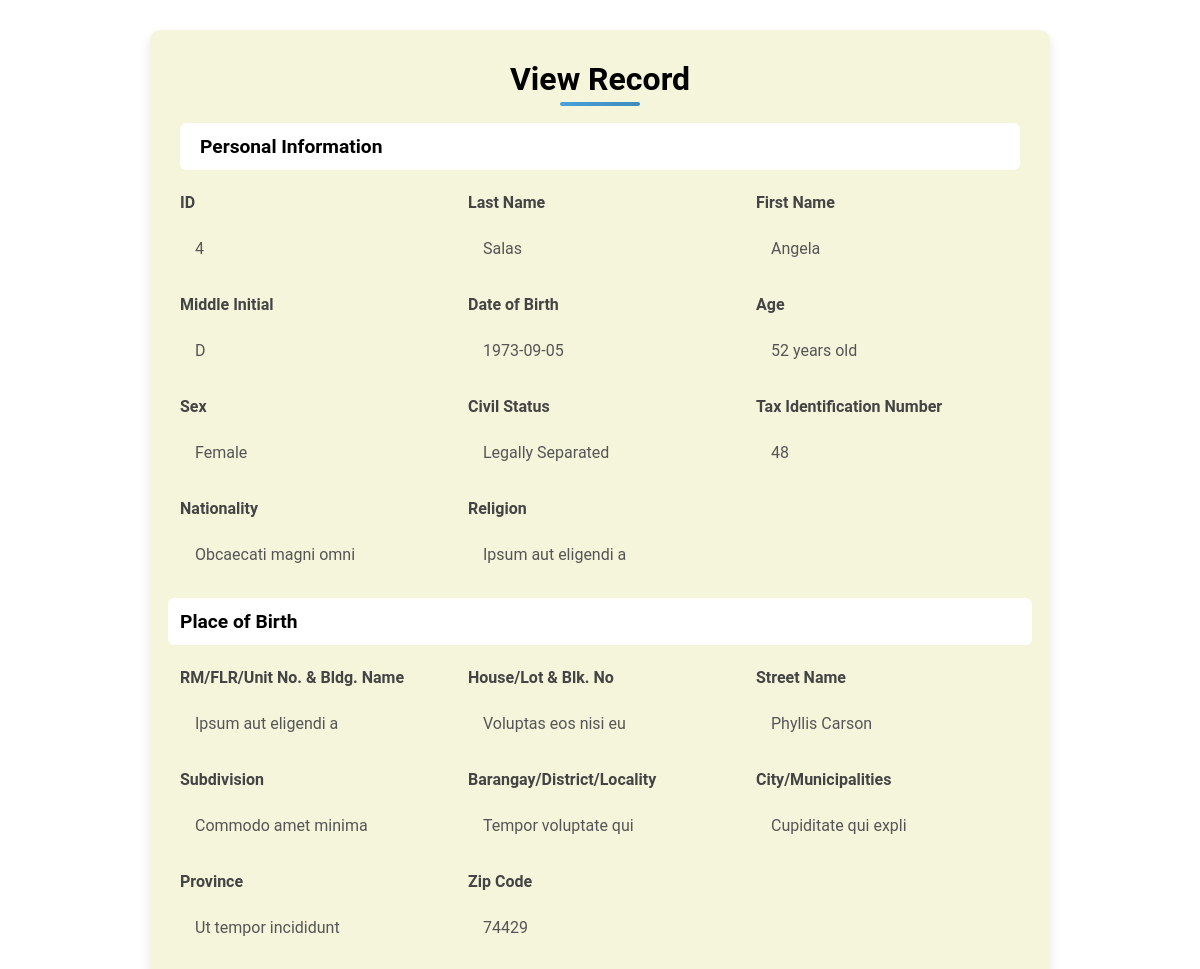
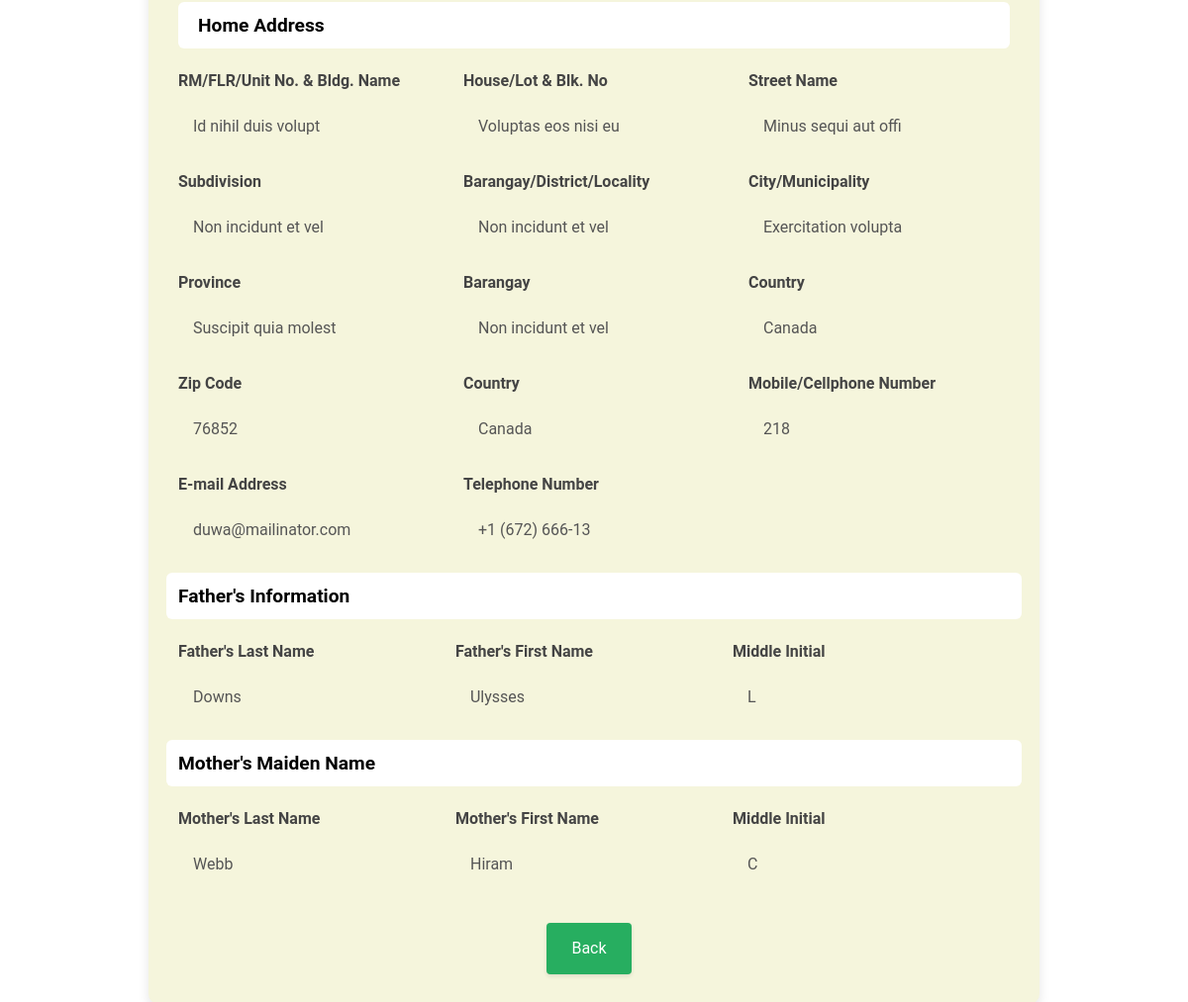
Screenshot of /viewing.php?id=4 with the database file from the repository (2 pictures, top to bottom).
### tables this page shows
CREATE TABLE `tbl_personal` (
  `id` int(11) NOT NULL,
  `last_name` varchar(50) NOT NULL,
  `first_name` varchar(50) NOT NULL,
  `middle_initial` char(1) DEFAULT NULL,
  `date_of_birth` date NOT NULL,
  `sex` varchar(10) NOT NULL,
  `civil_status` varchar(20) NOT NULL,
  `civil_other` varchar(50) DEFAULT NULL,
  `tax_identification_number` varchar(50) DEFAULT NULL,
  `nationality` varchar(50) DEFAULT NULL,
  `religion` varchar(50) DEFAULT NULL,
  `Bldg_Name` varchar(100) DEFAULT NULL,
  `House_Lot_Bl_No` varchar(100) DEFAULT NULL,
  `Street_name` varchar(100) DEFAULT NULL,
  `subdivision` varchar(100) DEFAULT NULL,
  `barangay` varchar(100) DEFAULT NULL,
  `city` varchar(100) DEFAULT NULL,
  `province` varchar(100) DEFAULT NULL,
  `zip` varchar(10) DEFAULT NULL,
  `RM_FLR_Unit_No` varchar(100) DEFAULT NULL,
  `house_no` varchar(100) DEFAULT NULL,
  `house_street` varchar(100) DEFAULT NULL,
  `house_subdivision` varchar(100) DEFAULT NULL,
  `house_barangay` varchar(100) DEFAULT NULL,
  `house_city` varchar(100) DEFAULT NULL,
  `house_province` varchar(100) DEFAULT NULL,
  `country` varchar(100) DEFAULT NULL,
  `house_zip_code` varchar(10) DEFAULT NULL,
  `mobile_number` varchar(15) DEFAULT NULL,
  `email` varchar(100) DEFAULT NULL,
  `telephone_number` varchar(15) DEFAULT NULL,
  `Father_last_name` varchar(50) DEFAULT NULL,
  `Father_first_name` varchar(50) DEFAULT NULL,
  `Father_middle_initial` char(1) DEFAULT NULL,
  `Mother_last_name` varchar(50) DEFAULT NULL,
  `Mother_first_name` varchar(50) DEFAULT NULL,
  `Mother_middle_initial` char(1) DEFAULT NULL
);

### viewing.php (the view, shortened to what this page needs)
<?php
    include "db.php";
    $id = intval($_GET['id']);
    $sql = "SELECT * FROM tbl_personal WHERE id = $id";
    $result = $conn->query($sql);
    $row = $result->fetch_assoc();
?>
<!DOCTYPE html>
<html lang="en">
<head>
    <link rel="stylesheet" href="https://cdn.jsdelivr.net/npm/bootstrap@5.3.3/dist/css/bootstrap.min.css">
</head>
<body>
    <div class="container">
    <h1 style="color: black; text-align: center;">View Record</h1>
        <h3>Personal Information</h3>
        <div class="row">
            <div class="col-md-4 form-group">
                <span class="form-label">ID</span>
                <span class="form-value"><?= $row['id']; ?></span>
            </div>
            <div class="col-md-4 form-group">
                <span class="form-label">Last Name</span>
                <span class="form-value"><?= $row['last_name']; ?></span>
            </div>
            <div class="col-md-4 form-group">
                <span class="form-label">First Name</span>
                <span class="form-value"><?= $row['first_name']; ?></span>
            </div>
            <div class="col-md-4 form-group">
                <span class="form-label">Middle Initial</span>
                <span class="form-value"><?= $row['middle_initial']; ?></span>
            </div>
                    <div class="col-md-4 form-group">
            <span class="form-label">Date of Birth</span>
            <span class="form-value"><?= $row['date_of_birth']; ?></span>
        </div>
        <div class="col-md-4 form-group">
            <span class="form-label">Age</span>
            <span class="form-value">
                <?php
                    $dob = new DateTime($row['date_of_birth']);
                    $today = new DateTime();
                    $age = $today->diff($dob)->y;
                    echo $age . " years old";
                ?>
            </span>
        </div>
            <div class="col-md-4 form-group">
                <span class="form-label">Sex</span>
                <span class="form-value"><?= $row['sex']; ?></span>
            </div>
            <div class="col-md-4 form-group">
                <span class="form-label">Civil Status</span>
                <span class="form-value"><?= $row['civil_status']; ?></span>
            </div>
            <div class="col-md-4 form-group">
                <span class="form-label">Tax Identification Number</span>
                <span class="form-value"><?= $row['tax_identification_number']; ?></span>
            </div>
            <div class="col-md-4 form-group">
                <span class="form-label">Nationality</span>
                <span class="form-value"><?= $row['nationality']; ?></span>
            </div>
            <div class="col-md-4 form-group">
                <span class="form-label">Religion</span>
                <span class="form-value"><?= $row['religion']; ?></span>
            </div>
            <h3>Place of Birth</h3>
            <div class="col-md-4 form-group">
                <span class="form-label">RM/FLR/Unit No. & Bldg. Name</span>
                <span class="form-value"><?= $row['Bldg_Name']; ?></span>
            </div>
            <div class="col-md-4 form-group">
                <span class="form-label">House/Lot & Blk. No</span>
                <span class="form-value"><?= $row['House_Lot_Bl_No']; ?></span>
            </div>
            <div class="col-md-4 form-group">
                <span class="form-label">Street Name</span>
                <span class="form-value"><?= $row['Street_name']; ?></span>
            </div>
            <div class="col-md-4 form-group">
                <span class="form-label">Subdivision</span>
                <span class="form-value"><?= $row['subdivision']; ?></span>
            </div>
            <div class="col-md-4 form-group">
                <span class="form-label">Barangay/District/Locality</span>
                <span class="form-value"><?= $row['city']; ?></span>
            </div>
            <div class="col-md-4 form-group">
                <span class="form-label">City/Municipalities</span>
                <span class="form-value"><?= $row['barangay']; ?></span>
            </div>
            <div class="col-md-4 form-group">
                <span class="form-label">Province</span>
                <span class="form-value"><?= $row['province']; ?></span>
            </div>
            <div class="col-md-4 form-group">
                <span class="form-label">Zip Code</span>
                <span class="form-value"><?= $row['zip']; ?></span>
            </div>
        </div>
        <h3>Home Address</h3>
        <div class="row">
        <div class="col-md-4 form-group">
                <span class="form-label">RM/FLR/Unit No. & Bldg. Name</span>
                <span class="form-value"><?= $row['RM_FLR_Unit_No']; ?></span>
            </div>
            <div class="col-md-4 form-group">
                <span class="form-label">House/Lot & Blk. No</span>
                <span class="form-value"><?= $row['house_no']; ?></span>
            </div>
            <div class="col-md-4 form-group">
                <span class="form-label">Street Name</span>
                <span class="form-value"><?= $row['house_street']; ?></span>
            </div>
            <div class="col-md-4 form-group">
                <span class="form-label">Subdivision</span>
                <span class="form-value"><?= $row['house_subdivision']; ?></span>
            </div>
            <div class="col-md-4 form-group">
                <span class="form-label">Barangay/District/Locality</span>
                <span class="form-value"><?= $row['house_barangay']; ?></span>
            </div>
            <div class="col-md-4 form-group">
                <span class="form-label">City/Municipality</span>
                <span class="form-value"><?= $row['house_city']; ?></span>
            </div>
            <div class="col-md-4 form-group">
                <span class="form-label">Province</span>
                <span class="form-value"><?= $row['house_province']; ?></span>
            </div>
            <div class="col-md-4 form-group">
                <span class="form-label">Barangay</span>
                <span class="form-value"><?= $row['house_barangay']; ?></span>
            </div>
            <div class="col-md-4 form-group">
                <span class="form-label">Country</span>
                <span class="form-value"><?= $row['country']; ?></span>
            </div>
            <div class="col-md-4 form-group">
                <span class="form-label">Zip Code</span>
                <span class="form-value"><?= $row['house_zip_code']; ?></span>
            </div>
            <div class="col-md-4 form-group">
                <span class="form-label">Country</span>
                <span class="form-value"><?= $row['country']; ?></span>
            </div>
            <div class="col-md-4 form-group">
                <span class="form-label">Mobile/Cellphone Number</span>
                <span class="form-value"><?= $row['mobile_number']; ?></span>
            </div>
            <div class="col-md-4 form-group">
                <span class="form-label">E-mail Address</span>
                <span class="form-value"><?= $row['email']; ?></span>
            </div>
            <div class="col-md-4 form-group">
                <span class="form-label">Telephone Number</span>
                <span class="form-value"><?= $row['telephone_number']; ?></span>
            </div>
        <h3>Father's Information</h3>
        <div class="row">
            <div class="col-md-4 form-group">
                <span class="form-label">Father's Last Name</span>
                <span class="form-value"><?= $row['Father_last_name']; ?></span>
            </div>
            <div class="col-md-4 form-group">
                <span class="form-label">Father's First Name</span>
                <span class="form-value"><?= $row['Father_first_name']; ?></span>
            </div>
            <div class="col-md-4 form-group">
                <span class="form-label"> Middle Initial</span>
                <span class="form-value"><?= $row['Father_middle_initial']; ?></span>
            </div>
        </div>
        <h3>Mother's Maiden Name</h3>
        <div class="row">
            <div class="col-md-4 form-group">
                <span class="form-label">Mother's Last Name</span>
                <span class="form-value"><?= $row['Mother_last_name']; ?></span>
            </div>
            <div class="col-md-4 form-group">
                <span class="form-label">Mother's First Name</span>
                <span class="form-value"><?= $row['Mother_first_name']; ?></span>
            </div>
            <div class="col-md-4 form-group">
                <span class="form-label">Middle Initial</span>
                <span class="form-value"><?= $row['Mother_middle_initial']; ?></span>
            </div>
        </div>
        <div class="text-center mt-3">
            <a href="summary_data.php" class="btn btn-secondary">Back</a>
        </div>
    </div>
</body>
</html>

### viewing.php (style rules this page uses)
body { background-color:rgb(255, 255, 255); font-family: 'Roboto', sans-serif; line-height: 1.6; color: #333; }
.container { margin: 30px auto; padding: 30px; background-color: #F5F5DC; border-radius: 10px; box-shadow: 0 6px 12px rgba(0, 0, 0, 0.1); max-width:900px; }
h1 { text-align: center; margin-bottom: 25px; position: relative; font-size: 2rem; font-weight: 600; color: #333; }
h1::after { content: ""; position: absolute; left: 50%; transform: translateX(-50%); bottom: -8px; width: 80px; height: 4px; background: linear-gradient(to right, #3498db, #2980b9); border-radius: 2px; opacity: 0.9; }
h3 { background:rgb(255, 255, 255); color:black; padding: 12px 20px; border-radius: 6px; margin-bottom: 20px; font-size: 1.2rem; font-weight: bold; }
.form-group { margin-bottom: 20px; }
.form-label { font-weight: 600; display: block; margin-bottom: 10px; color: #444; }
.form-value { display: block; padding: 12px 15px; border-radius: 6px; font-weight: normal; color: #555; line-height: 1.4; }
.btn { background-color: #27ae60; color: white; padding: 14px 25px; border: none; border-radius: 4px; cursor: pointer; font-size: 16px; transition: background-color 0.3s ease, box-shadow 0.3s ease; margin-right: 10px; box-shadow: 0 2px 4px rgba(0, 0, 0, 0.1); }

### rows the page displays
tbl_personal: id "4", last_name "Salas", first_name "Angela", middle_initial "D", date_of_birth "1973-09-05", sex "Female", civil_status "Legally Separated", tax_identification_number "48", nationality "Obcaecati magni omni", religion "Ipsum aut eligendi a", Bldg_Name "Ipsum aut eligendi a", House_Lot_Bl_No "Voluptas eos nisi eu", Street_name "Phyllis Carson", subdivision "Commodo amet minima", city "Tempor voluptate qui", barangay "Cupiditate qui expli", province "Ut tempor incididunt", zip "74429", RM_FLR_Unit_No "Id nihil duis volupt", house_no "Voluptas eos nisi eu", house_street "Minus sequi aut offi", house_subdivision "Non incidunt et vel", house_barangay "Non incidunt et vel", house_city "Exercitation volupta", house_province "Suscipit quia molest", country "Canada", house_zip_code "76852", mobile_number "218", email "duwa@mailinator.com", telephone_number "+1 (672) 666-13", Father_last_name "Downs", Father_first_name "Ulysses", Father_middle_initial "L", Mother_last_name "Webb", Mother_first_name "Hiram", Mother_middle_initial "C"
